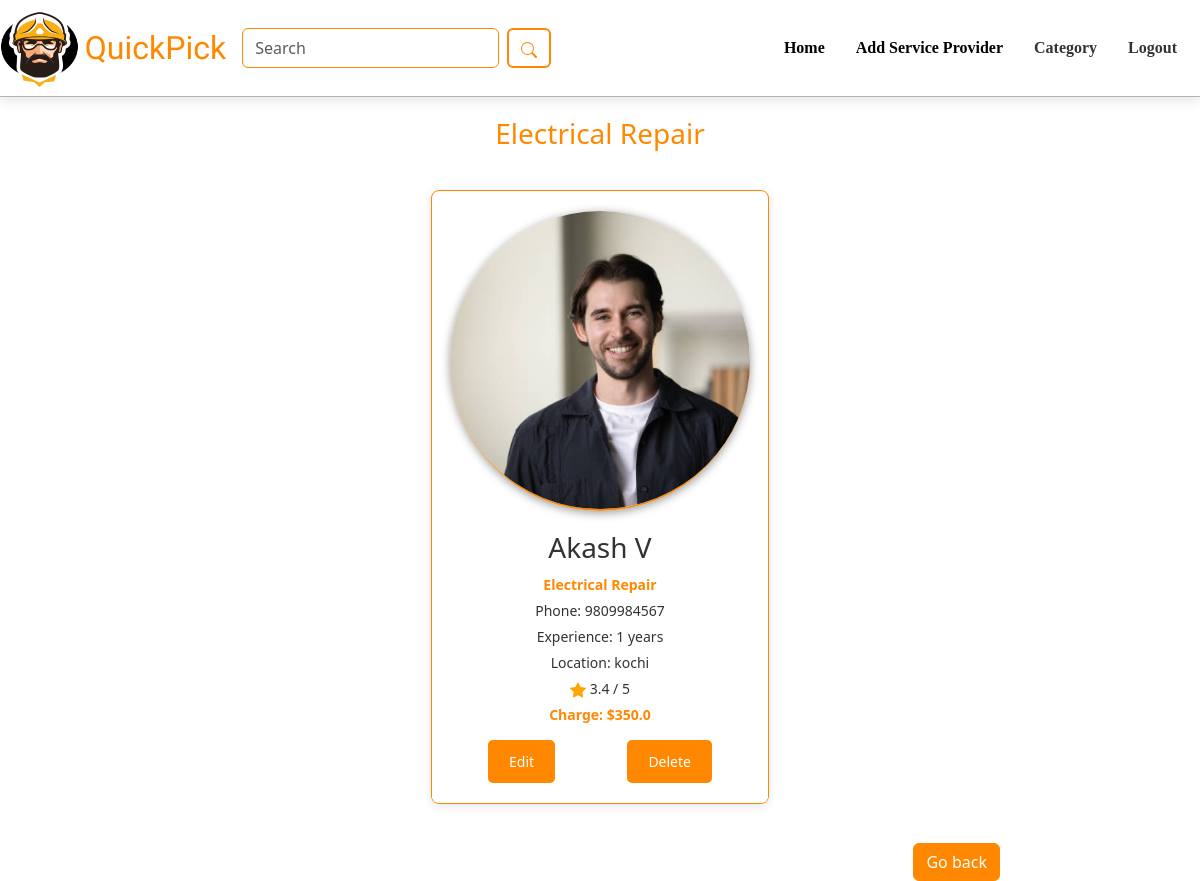
Page /view_service/2/ on the earlier database version.
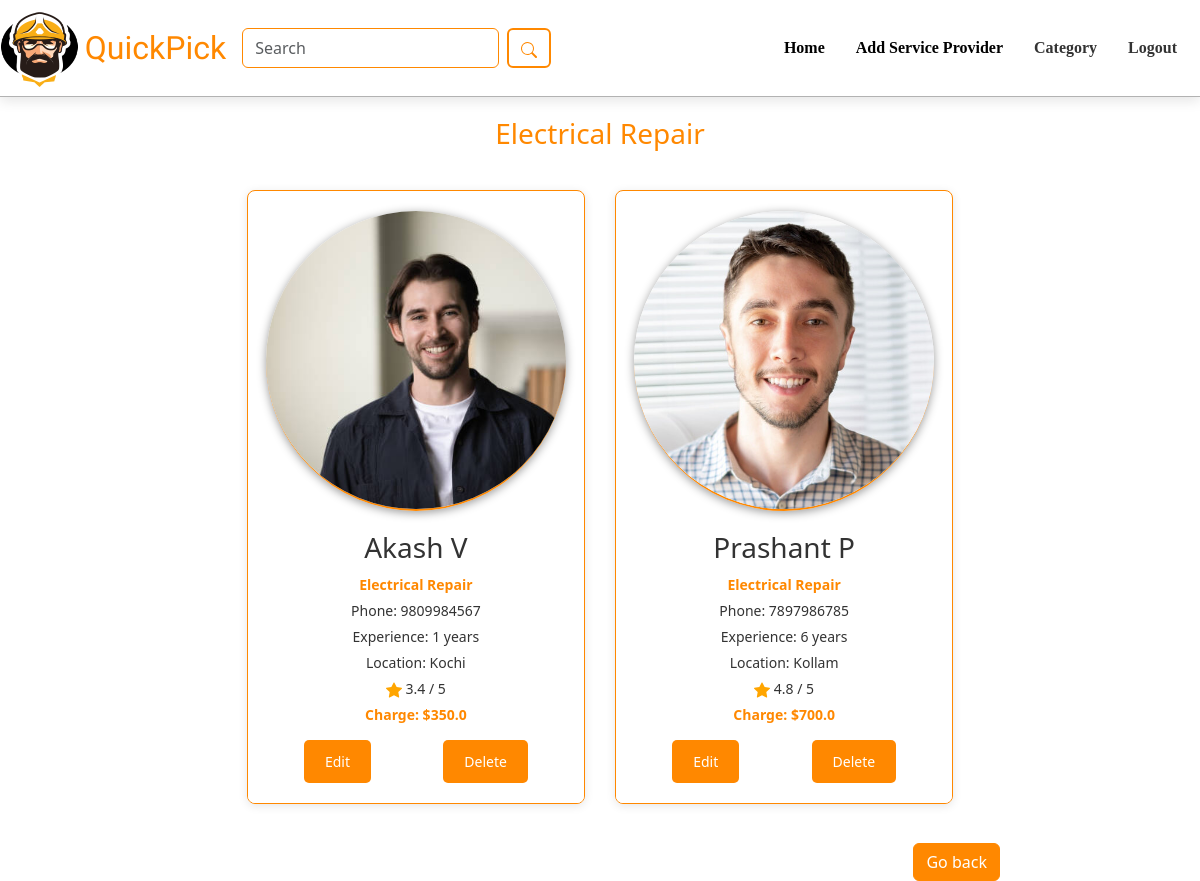
Same page on the later database version.
### app/models.py (models this page shows)
class ServiceProvider(models.Model):
    category = models.ForeignKey(Category, on_delete=models.CASCADE)
    profile = models.FileField()
    name = models.TextField()
    phone = models.IntegerField(unique=True)
    experience = models.IntegerField()
    availability = models.BooleanField(default=True)
    rating = models.FloatField(default=0.0)
    location = models.TextField()
    des = models.TextField()
    charge = models.FloatField()
    working_hours = models.TextField()

class Category(models.Model):
    category = models.TextField()
    img = models.FileField()

### app/views.py (the view)
# urls.py: path('view_service/<cid>/', views.view_service),
def view_service(request, cid):
    category = Category.objects.get(id=cid)
    service_providers = ServiceProvider.objects.filter(category=category)
    return render(request, 'admin/view_products.html', {
        'category': category,
        'service_providers': service_providers,
    })

### templates/admin/view_products.html (shortened to what this page needs)
<!DOCTYPE html>
<html lang="en">
<head>
    {% load static %}
    <link rel="stylesheet" href="{% static 'css/home_style.css' %}">
    <link href="https://cdn.jsdelivr.net/npm/bootstrap@5.3.3/dist/css/bootstrap.min.css" rel="stylesheet">
</head>
<body>
    <nav class="navbar navbar-expand-lg">
        <img src="../../static/logo.png" alt="logo" width="80" height="80">
        <a class="navbar-brand" href="#">QuickPick</a>
        <div class="collapse navbar-collapse" id="navbarNav">
            <form class="d-flex ">
                <input class="form-control me-2" style="border-color: #ff8800;" type="search" placeholder="Search"
                    aria-label="Search">
                <button class="btn btn-outline-success" type="submit"><svg xmlns="http://www.w3.org/2000/svg" width="16"
                        height="16" fill="currentColor" class="bi bi-search" viewBox="0 0 16 16">
                        <path
                            d="M11.742 10.344a6.5 6.5 0 1 0-1.397 1.398h-.001q.044.06.098.115l3.85 3.85a1 1 0 0 0 1.415-1.414l-3.85-3.85a1 1 0 0 0-.115-.1zM12 6.5a5.5 5.5 0 1 1-11 0 5.5 5.5 0 0 1 11 0" />
                    </svg></button>
            </form>
            <ul class="navbar-nav ms-auto">
                <li class="nav-item">
                    <a class="nav-link active" href="#">Home</a>
                </li>
                <li class="nav-item">
                    <a class="nav-link active" href="../../add_pro">Add Service Provider</a>
                </li>
                <li class="nav-item">
                    <a class="nav-link" href="../../view_category">Category</a>
                </li>
                <li class="nav-item">
                    <a class="nav-link" href="../../logout">Logout</a>
                </li>
            </ul>
        </div>
    </nav>
    <h3 class="text-center mb-4" style="color: #ff8800;">{{ category.category }}</h3>
    <div class="container">
        {% if service_providers %}
        {% for provider in service_providers %}
        <div class="provider-card">
            <img src="{{ provider.profile.url }}" alt="{{ provider.name }}">
            <div class="provider-card-content">
                <h3>{{ provider.name }}</h3>
                <p class="category">{{ provider.category.category }}</p>
                <p>Phone: {{ provider.phone }}</p>
                <p>Experience: {{ provider.experience }} years</p>
                <p>Location: {{ provider.location }}</p>
                <p> {{ provider.rating }} / 5</p>
                <p class="charge">Charge: ${{ provider.charge }}</p>
                <div class="btn-container">
                    <a href="../../edit_pro/{{provider.id}}" class="btn">Edit</a>
                    <a href="../../delete_pro/{{provider.id}}" class="btn">Delete</a>
                </div>
            </div>
        </div>
        {% endfor %}
        {% else %}
        <p style="text-align: center; width: 100%; font-size: 18px;">No providers available at the moment.</p>
        {% endif %}
    </div>
    <div class="mt-4">
        <a href="../../view_category" class="btn btn-danger">Go back</a>
    </div>
</body>
</html>

Differences in the rows shown:
changed ServiceProvider "Akash V": location "kochi" → "Kochi"
added ServiceProvider: profile (picture), name "Prashant P", category.category "Electrical Repair", phone "7897986785", experience "6", location "Kollam", rating "4.8", charge "700.0"
